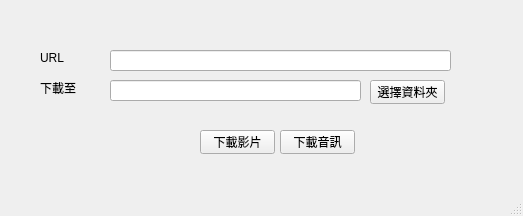
<?xml version="1.0" encoding="UTF-8"?>
<ui version="4.0">
 <class>MainWindow</class>
 <widget class="QMainWindow" name="MainWindow">
  <property name="geometry">
   <rect>
    <x>0</x>
    <y>0</y>
    <width>523</width>
    <height>216</height>
   </rect>
  </property>
  <property name="windowTitle">
   <string>MainWindow</string>
  </property>
  <widget class="QWidget" name="centralwidget">
   <widget class="QLineEdit" name="lineEdit">
    <property name="geometry">
     <rect>
      <x>110</x>
      <y>50</y>
      <width>341</width>
      <height>21</height>
     </rect>
    </property>
    <property name="text">
     <string/>
    </property>
   </widget>
   <widget class="QPushButton" name="pushButton">
    <property name="geometry">
     <rect>
      <x>200</x>
      <y>130</y>
      <width>75</width>
      <height>24</height>
     </rect>
    </property>
    <property name="text">
     <string>下載影片</string>
    </property>
   </widget>
   <widget class="QPushButton" name="pushButton_2">
    <property name="geometry">
     <rect>
      <x>280</x>
      <y>130</y>
      <width>75</width>
      <height>24</height>
     </rect>
    </property>
    <property name="text">
     <string>下載音訊</string>
    </property>
   </widget>
   <widget class="QLabel" name="label">
    <property name="geometry">
     <rect>
      <x>40</x>
      <y>50</y>
      <width>53</width>
      <height>16</height>
     </rect>
    </property>
    <property name="text">
     <string>URL</string>
    </property>
   </widget>
   <widget class="QLabel" name="label_2">
    <property name="geometry">
     <rect>
      <x>40</x>
      <y>80</y>
      <width>53</width>
      <height>16</height>
     </rect>
    </property>
    <property name="text">
     <string>下載至</string>
    </property>
   </widget>
   <widget class="QLineEdit" name="lineEdit_2">
    <property name="geometry">
     <rect>
      <x>110</x>
      <y>80</y>
      <width>251</width>
      <height>21</height>
     </rect>
    </property>
    <property name="text">
     <string/>
    </property>
   </widget>
   <widget class="QPushButton" name="pushButton_3">
    <property name="geometry">
     <rect>
      <x>370</x>
      <y>80</y>
      <width>75</width>
      <height>24</height>
     </rect>
    </property>
    <property name="text">
     <string>選擇資料夾</string>
    </property>
   </widget>
  </widget>
  <widget class="QMenuBar" name="menubar">
   <property name="geometry">
    <rect>
     <x>0</x>
     <y>0</y>
     <width>523</width>
     <height>22</height>
    </rect>
   </property>
  </widget>
  <widget class="QStatusBar" name="statusbar"/>
 </widget>
 <resources/>
 <connections>
  <connection>
   <sender>pushButton</sender>
   <signal>clicked()</signal>
   <receiver>MainWindow</receiver>
   <slot>close()</slot>
   <hints>
    <hint type="sourcelabel">
     <x>242</x>
     <y>161</y>
    </hint>
    <hint type="destinationlabel">
     <x>242</x>
     <y>177</y>
    </hint>
   </hints>
  </connection>
 </connections>
</ui>
